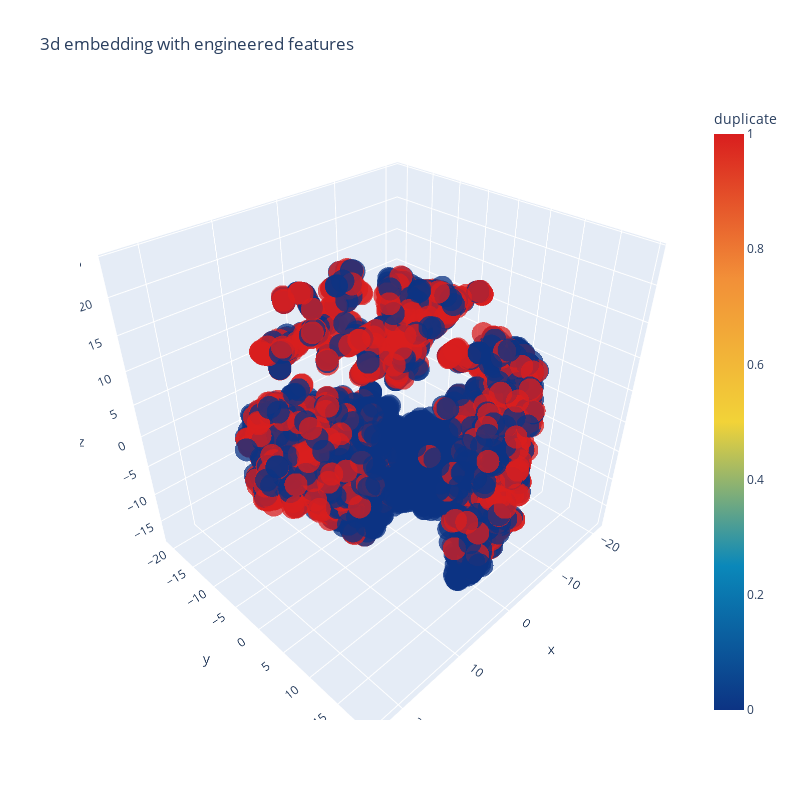

The code cell stored with this chart in its notebook:
### Code cell
trace1 = go.Scatter3d(
    x=tsne3d[:,0],
    y=tsne3d[:,1],
    z=tsne3d[:,2],
    mode='markers',
    marker=dict(
        sizemode='diameter',
        color = y,
        colorscale = 'Portland',
        colorbar = dict(title = 'duplicate'),
        line=dict(color='rgb(255, 255, 255)'),
        opacity=0.75
    )
)

data=[trace1]
layout=dict(height=800, width=800, title='3d embedding with engineered features')
fig=dict(data=data, layout=layout)
py.iplot(fig, filename='3DBubble')
# plt.show()

### Figure 1 — Plotly figure (JSON) as saved in the notebook; plotly's stock layout.template omitted (floating-point values rounded to 4 significant figures; data arrays with more than 128 entries replaced by an {"elided": "..."} marker saying what was removed)
{"data": [{"marker": {"color": {"elided": "5000 int values"}, "colorbar": {"title": {"text": "duplicate"}}, "colorscale": [[0, "rgb(12,51,131)"], [0.25, "rgb(10,136,186)"], [0.5, "rgb(242,211,56)"], [0.75, "rgb(242,143,56)"], [1, "rgb(217,30,30)"]], "line": {"color": "rgb(255, 255, 255)"}, "opacity": 0.75, "sizemode": "diameter"}, "mode": "markers", "x": {"elided": "5000 float values"}, "y": {"elided": "5000 float values"}, "z": {"elided": "5000 float values"}, "type": "scatter3d"}], "layout": {"height": 800, "title": {"text": "3d embedding with engineered features"}, "width": 800}}
